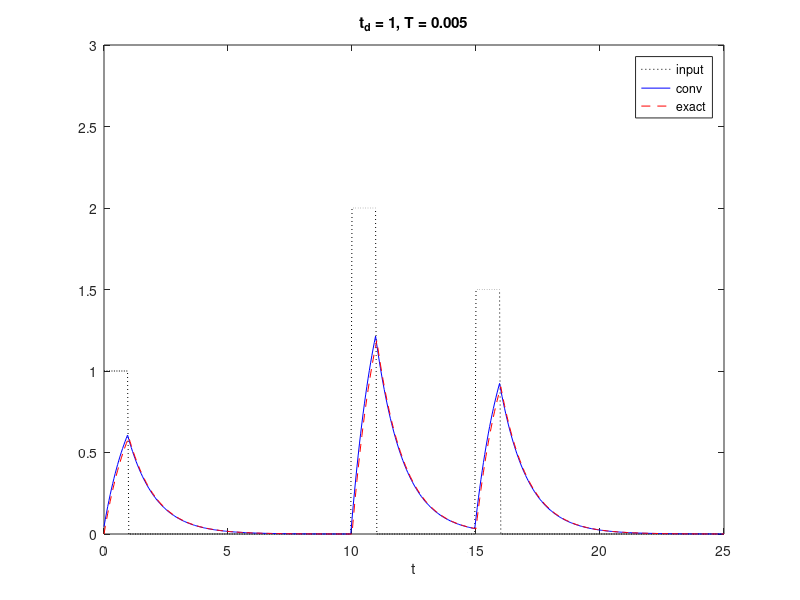
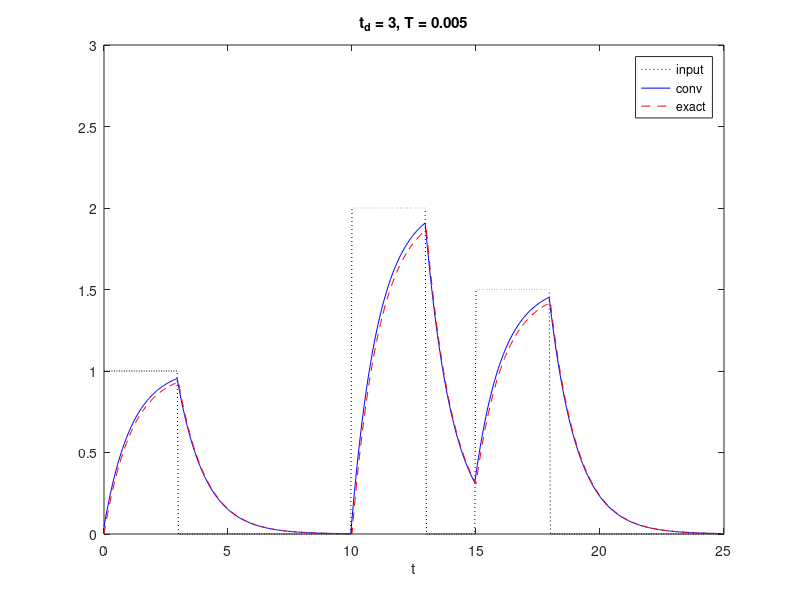
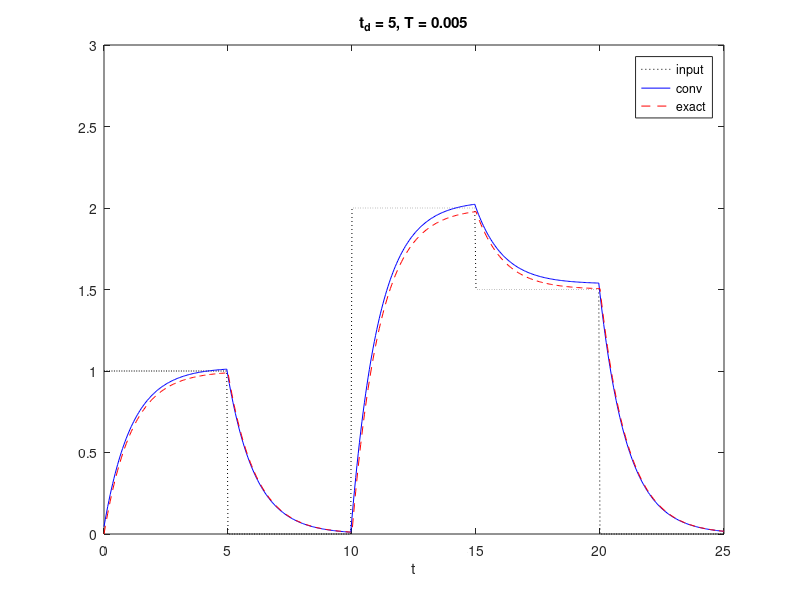
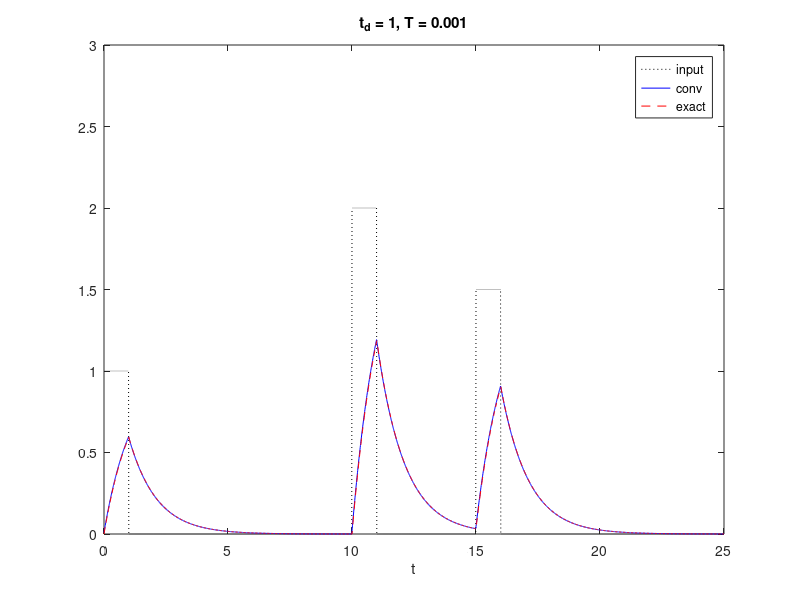

MATLAB code for these plots, in order:
%Ramaseshan Parthasarathy
%Lab 2

%%
%Problem 1 serves to exhibit the following properties of LTI systems:
%linearity and time invariance. Further more, convolution was approximated
%numerically via the help of the conv method as used below.

%Problem 2 serves to exhbit transient and steady state (ss) responses of 
%linear systems.

%%
%Problem 1

%part a
a = 0.9; T = 0.05; Tmax = 25;
t = [0:T:Tmax];  td = 1;
c1 = 1; c2 = 2; c3 = 1.5;
t1 = 0; t2 = 10; t3 = 15;
u = @(t) (t>=0);

h =  @(t) a.*exp(-a.*t).*u(t);
x = @(t,td) u(t) - u(t-td);


F = @(t, td) u(t) - u(t-td);
G = @(t,td) exp(-a*t) .* (exp(a*min(t,td)) - 1) .* (t>=0);

x1 =  c1*F(t-t1, td) + c2*F(t-t2, td) + c3*F(t-t3, td);
y1 =  c1*G(t-t1, td) + c2*G(t-t2, td) + c3*G(t-t3, td);

y  = T * conv(h(t), x1);
y = y(1:length(t));

figure;
plot(t, x1, 'k:', t, y, 'b-', t, y1, 'r--');
set(gca, 'Xtick', (0:5:25), 'XLim', [0 25]);
set(gca, 'YTick',(0:0.5:3), 'YLim', [0 3]);
title('t_{d} = 1, T = 0.005');
xlabel('t');
legend('input','conv', 'exact', 'Location','northeast');

clear;

%part b
a=0.9; T = 0.05; Tmax = 25;
t = [0:T:Tmax];  td = 3;
c1 = 1; c2 = 2; c3 = 1.5;
t1 = 0; t2 = 10; t3 = 15;
u = @(t) (t>=0);

h =  @(t) a.*exp(-a.*t).*u(t);
x = @(t,td) u(t) - u(t-td);


F = @(t, td) u(t) - u(t-td);
G = @(t,td) exp(-a*t) .* (exp(a*min(t,td)) - 1) .* (t>=0);

x1 =  c1*F(t-t1, td) + c2*F(t-t2, td) + c3*F(t-t3, td);
y1 =  c1*G(t-t1, td) + c2*G(t-t2, td) + c3*G(t-t3, td);

y  = T * conv(h(t), x1);
y = y(1:length(t));

figure;
plot(t, x1, 'k:', t, y, 'b-', t, y1, 'r--');
set(gca, 'Xtick', (0:5:25), 'XLim', [0 25]);
set(gca, 'YTick',(0:0.5:3), 'YLim', [0 3]);
title('t_{d} = 3, T = 0.005');
xlabel('t');
legend('input','conv', 'exact', 'Location','northeast');

clear;

a=0.9; T = 0.05; Tmax = 25;
t = [0:T:Tmax];  td = 5;
c1 = 1; c2 = 2; c3 = 1.5;
t1 = 0; t2 = 10; t3 = 15;
u = @(t) (t>=0);

h =  @(t) a.*exp(-a.*t).*u(t);
x = @(t,td) u(t) - u(t-td);


F = @(t, td) u(t) - u(t-td);
G = @(t,td) exp(-a*t) .* (exp(a*min(t,td)) - 1) .* (t>=0);

x1 =  c1*F(t-t1, td) + c2*F(t-t2, td) + c3*F(t-t3, td);
y1 =  c1*G(t-t1, td) + c2*G(t-t2, td) + c3*G(t-t3, td);

y  = T * conv(h(t), x1);
y = y(1:length(t));

figure;
plot(t, x1, 'k:', t, y, 'b-', t, y1, 'r--');
set(gca, 'Xtick', (0:5:25), 'XLim', [0 25]);
set(gca, 'YTick',(0:0.5:3), 'YLim', [0 3]);
title('t_{d} = 5, T = 0.005');
xlabel('t');
legend('input','conv', 'exact', 'Location','northeast');

clear;

%part c

%part a repeated
a=0.9; T = 0.01; Tmax = 25;
t = [0:T:Tmax];  td = 1;
c1 = 1; c2 = 2; c3 = 1.5;
t1 = 0; t2 = 10; t3 = 15;
u = @(t) (t>=0);

h =  @(t) a.*exp(-a.*t).*u(t);
x = @(t,td) u(t) - u(t-td);


F = @(t, td) u(t) - u(t-td);
G = @(t,td) exp(-a*t) .* (exp(a*min(t,td)) - 1) .* (t>=0);

x1 =  c1*F(t-t1, td) + c2*F(t-t2, td) + c3*F(t-t3, td);
y1 =  c1*G(t-t1, td) + c2*G(t-t2, td) + c3*G(t-t3, td);

y  = T * conv(h(t), x1);
y = y(1:length(t));

figure;
plot(t, x1, 'k:', t, y, 'b-', t, y1, 'r--');
set(gca, 'Xtick', (0:5:25), 'XLim', [0 25]);
set(gca, 'YTick',(0:0.5:3), 'YLim', [0 3]);
title('t_{d} = 1, T = 0.001');
xlabel('t');
legend('input','conv', 'exact', 'Location','northeast');

clear;

%part b repeated
a=0.9; T = 0.01; Tmax = 25;
t = [0:T:Tmax];  td = 3;
c1 = 1; c2 = 2; c3 = 1.5;
t1 = 0; t2 = 10; t3 = 15;
u = @(t) (t>=0);

h =  @(t) a.*exp(-a.*t).*u(t);
x = @(t,td) u(t) - u(t-td);


F = @(t, td) u(t) - u(t-td);
G = @(t,td) exp(-a*t) .* (exp(a*min(t,td)) - 1) .* (t>=0);

x1 =  c1*F(t-t1, td) + c2*F(t-t2, td) + c3*F(t-t3, td);
y1 =  c1*G(t-t1, td) + c2*G(t-t2, td) + c3*G(t-t3, td);

y  = T * conv(h(t), x1);
y = y(1:length(t));

figure;
plot(t, x1, 'k:', t, y, 'b-', t, y1, 'r--');
set(gca, 'Xtick', (0:5:25), 'XLim', [0 25]);
set(gca, 'YTick',(0:0.5:3), 'YLim', [0 3]);
title('t_{d} = 3, T = 0.001');
xlabel('t');
legend('input','conv', 'exact', 'Location','northeast');

clear;

a=0.9; T = 0.01; Tmax = 25;
t = [0:T:Tmax];  td = 5;
c1 = 1; c2 = 2; c3 = 1.5;
t1 = 0; t2 = 10; t3 = 15;
u = @(t) (t>=0);

h =  @(t) a.*exp(-a.*t).*u(t);
x = @(t,td) u(t) - u(t-td);


F = @(t, td) u(t) - u(t-td);
G = @(t,td) exp(-a*t) .* (exp(a*min(t,td)) - 1) .* (t>=0);

x1 =  c1*F(t-t1, td) + c2*F(t-t2, td) + c3*F(t-t3, td);
y1 =  c1*G(t-t1, td) + c2*G(t-t2, td) + c3*G(t-t3, td);

y  = T * conv(h(t), x1);
y = y(1:length(t));

figure;
plot(t, x1, 'k:', t, y, 'b-', t, y1, 'r--');
set(gca, 'Xtick', (0:5:25), 'XLim', [0 25]);
set(gca, 'YTick',(0:0.5:3), 'YLim', [0 3]);
title('t_{d} = 5, T = 0.001');
xlabel('t');
legend('input','conv', 'exact', 'Location','northeast');

clear all;

%%
%Problem 2

%part a
w0 = 2; w1 = 3; alpha = 0.3;
u = @(t) (t>=0);
F = @(t, td) u(t) - u(t-td);
Tmax = 100; T = Tmax/2000;
t = 0:T:Tmax;


x = sin(w1*t) .* F(t, 30) + ...
    sin(w0*t) .* F(t-30, 40) + ...
    sin(w1*t) .* F(t-70, 30);

wr = sqrt((w0^2) - ((alpha^2)/4));
g = (alpha*exp((-alpha*t)/2)).*(cos(wr*t) - (alpha/(2*wr))*sin(wr*t)).*u(t);
con = conv(g,x);
y = x - T * con(1:length(t));

H = @(s) (s.^2 + w0^2)./(s.^2 + alpha*s + w0^2);
val = abs(H(1i * w1));

figure; 
plot(t, x, 'b');
set(gca, 'Ytick', (-2:1:2), 'YLim', [-2 2]);
set(gca, 'XTick', (0:10:100), 'XLim', [0 100]);
title('input signal, x(t)'); grid on
xlabel('t');

figure; 
t1 = 0:T:30; t2 = 70:T:100;
y1 = val * ones(1, length(t1));
y2 = val * ones(1, length(t2));

plot(t, y, 'r');
set(gca, 'Ytick', (-2:1:2), 'YLim', [-2 2]);
set(gca, 'XTick', (0:10:100), 'XLim', [0 100]);
title('output signal, y(t), conv method, \alpha = 0.3'); grid on
xlabel('t');
hold on;
plot(t1, y1,'b', t2, y2, 'b', t1, -y1, 'b', t2, -y2, 'b');
legend('y(t)', '|H(jw_{1})|', 'Location', 'north');

%part b
p = (-alpha/2) + 1i*wr;
tau = log(100)/abs(real(p))

%part c
num = [1, 0, w0^2]; den = [1, alpha, w0^2];
tfn = tf(num, den);
y4 = (lsim(tfn, x, t))';

figure;
plot(t, y4,'r-', t1, y1,'b-', t2, y2, 'b-', t1, -y1, 'b-', t2, -y2, 'b-');
set(gca, 'Ytick', (-2:1:2), 'YLim', [-2 2]);
set(gca, 'XTick', (0:10:100), 'XLim', [0 100]);
title('output signal, y(t), lsim method, \alpha = 0.3'); grid on
legend('y(t)', '|H(jw_{1})|', 'Location', 'north');
xlabel('t');

p_err = 100 * (norm(y - y4)/norm(y)) %percent error

%part d
one = w0^2 + (alpha^2)/2;
two = (alpha * sqrt(w0^2)) + (alpha^2)/4;

w_plus = sqrt(one + two);
w_minus = sqrt(one - two);

alpha_def = w_plus - w_minus;
w0_squared = w_plus * w_minus;

w_int = 0:0.01:5;
mag_of_H = abs(H(w_int * 1i)).^2; % H(jw)

three_dB_frequency = w_minus:0.01:w_plus;
mag_half_order = 0.5 * ones(1, length(three_dB_frequency));

figure; 
plot(w_int, mag_of_H, three_dB_frequency, ...
     mag_half_order, w1, mag_of_H(find(w_int == w1)), ...
     'r.', 'MarkerSize', 20);
hold on; plot(2, 0, 'r.', 'MarkerSize', 20);
set(gca, 'Ytick', (0:0.5:1), 'YLim', [0 1.15]);
set(gca, 'XTick', (0:1:5), 'XLim', [0 5]);
title('notch filter, |H(\omega)|^{2}, \alpha = 0.3');
text(2.5, 0.5, '\color{red} 3-dB width');
text(w1-0.085, mag_of_H(find(w_int == w1))-0.05, '\bf \uparrow');
text(w1-0.085, mag_of_H(find(w_int == w1))-0.1, '\bf \omega_{1}');

clear all;
%parts a-d repeated
%part a
w0 = 2; w1 = 3; alpha = 0.9;
u = @(t) (t>=0);
F = @(t, td) u(t) - u(t-td);
Tmax = 100; T = Tmax/2000;
t = 0:T:Tmax;


x = sin(w1*t) .* F(t, 30) + ...
    sin(w0*t) .* F(t-30, 40) + ...
    sin(w1*t) .* F(t-70, 30);

wr = sqrt((w0^2) - ((alpha^2)/4));
g = (alpha*exp((-alpha*t)/2)).*(cos(wr*t) - (alpha/(2*wr))*sin(wr*t)).*u(t);
con = conv(g,x);
y = x - T * con(1:length(t));

H = @(s) (s.^2 + w0^2)./(s.^2 + alpha*s + w0^2);
val = abs(H(1i * w1));

figure; 
plot(t, x, 'b');
set(gca, 'Ytick', (-2:1:2), 'YLim', [-2 2]);
set(gca, 'XTick', (0:10:100), 'XLim', [0 100]);
title('input signal, x(t)'); grid on
xlabel('t');

figure; 
t1 = 0:T:30; t2 = 70:T:100;
y1 = val * ones(1, length(t1));
y2 = val * ones(1, length(t2));

plot(t, y, 'r');
set(gca, 'Ytick', (-2:1:2), 'YLim', [-2 2]);
set(gca, 'XTick', (0:10:100), 'XLim', [0 100]);
title('output signal, y(t), conv method, \alpha = 0.9'); grid on
xlabel('t');
hold on;
plot(t1, y1,'b', t2, y2, 'b', t1, -y1, 'b', t2, -y2, 'b');
legend('y(t)', '|H(jw_{1})|', 'Location', 'north');

%part b
p = (-alpha/2) + 1i*wr;
tau = log(100)/abs(real(p))

%part c
num = [1, 0, w0^2]; den = [1, alpha, w0^2];
tfn = tf(num, den);
y4 = (lsim(tfn, x, t))';

figure;
plot(t, y4,'r-', t1, y1,'b-', t2, y2, 'b-', t1, -y1, 'b-', t2, -y2, 'b-');
set(gca, 'Ytick', (-2:1:2), 'YLim', [-2 2]);
set(gca, 'XTick', (0:10:100), 'XLim', [0 100]);
title('output signal, y(t), lsim method, \alpha = 0.9'); grid on
legend('y(t)', '|H(jw_{1})|', 'Location', 'north');
xlabel('t');

p_err = 100 * (norm(y - y4)/norm(y)) %percent error

%part d
one = w0^2 + (alpha^2)/2;
two = (alpha * sqrt(w0^2)) + (alpha^2)/4;

w_plus = sqrt(one + two);
w_minus = sqrt(one - two);

alpha_def = w_plus - w_minus;
w0_squared = w_plus * w_minus;

w_int = 0:0.01:5;
mag_of_H = abs(H(w_int * 1i)).^2; % H(jw)

three_dB_frequency = w_minus:0.01:w_plus;
mag_half_order = 0.5 * ones(1, length(three_dB_frequency));

figure; 
plot(w_int, mag_of_H, three_dB_frequency, ...
     mag_half_order, w1, mag_of_H(find(w_int == w1)), ...
     'r.', 'MarkerSize', 20);
hold on; plot(2, 0, 'r.', 'MarkerSize', 20);
set(gca, 'Ytick', (0:0.5:1), 'YLim', [0 1.15]);
set(gca, 'XTick', (0:1:5), 'XLim', [0 5]);
title('notch filter, |H(\omega)|^{2}, \alpha = 0.9');
text(2.7, 0.5, '\color{red} 3-dB width');
text(w1-0.085, mag_of_H(find(w_int == w1))-0.05, '\bf \uparrow');
text(w1-0.085, mag_of_H(find(w_int == w1))-0.1, '\bf \omega_{1}');

clear all;
%%
%Problem 3

Y = load('lab2.dat');

%part a
f0 = 60; width_3dB = 1.5;
w0 = 2 * pi * f0; 
alpha = 2 * pi * width_3dB;

one = w0^2 + (alpha^2)/2;
two = (alpha * sqrt(w0^2)) + (alpha^2)/4;
w_left = sqrt(one + two)
w_right = sqrt(one - two)

Q = f0/width_3dB %quality factor

wr = sqrt((w0^2) - ((alpha^2)/4));
p = (-alpha/2) + 1i*wr;
tau = log(100)/abs(real(p))

%part b
t = Y(:,1);
s_t = Y(:,2) ;
x_t = Y(:,3);

figure; plot(t, s_t, 'k');
set(gca, 'Ytick', (-1:0.5:1), 'YLim', [-1 1.15]);
set(gca, 'XTick', (0:0.5:1.5), 'XLim', [0 1.5]);
title('noise-free ECG, s(t)');
xlabel('t (sec)');

figure; plot(t, x_t);
set(gca, 'Ytick', (-1:0.5:1), 'YLim', [-1.15 1.15]);
set(gca, 'XTick', (0:0.5:1.5), 'XLim', [0 1.5]);
title('ECG + 60-Hz interference, x(t)');
xlabel('t (sec)');

%part c
num = [1, 0, w0^2]; den = [1, alpha, w0^2];
tfn = tf(num,den);

y = (lsim(tfn, x_t, t))';
figure; plot(t, y, 'r', t, s_t, 'k');
set(gca, 'Ytick', (-1:0.5:1), 'YLim', [-1.15 1.15]);
set(gca, 'XTick', (0:0.5:1.5), 'XLim', [0 1.5]);
legend('y(t)', 's(t)', 'Location', 'southeast');
title('processed ECG, y(t)');
xlabel('t (sec)');

%part d
w_int = 0:1:120;
H = @(s) (s.^2 + w0^2)./(s.^2 + alpha*s + w0^2);
mag_of_H = abs(H(w_int * 2 * pi * 1i)).^2;

figure;
plot(w_int, mag_of_H, 'b');
set(gca, 'Ytick', (0:0.5:1), 'YLim', [0 1.15]);
set(gca, 'XTick', (0:30:120), 'XLim', [0 120]);
title('notch-filter magnitude response, |H(f)|^{2}');
xlabel('t (sec)');